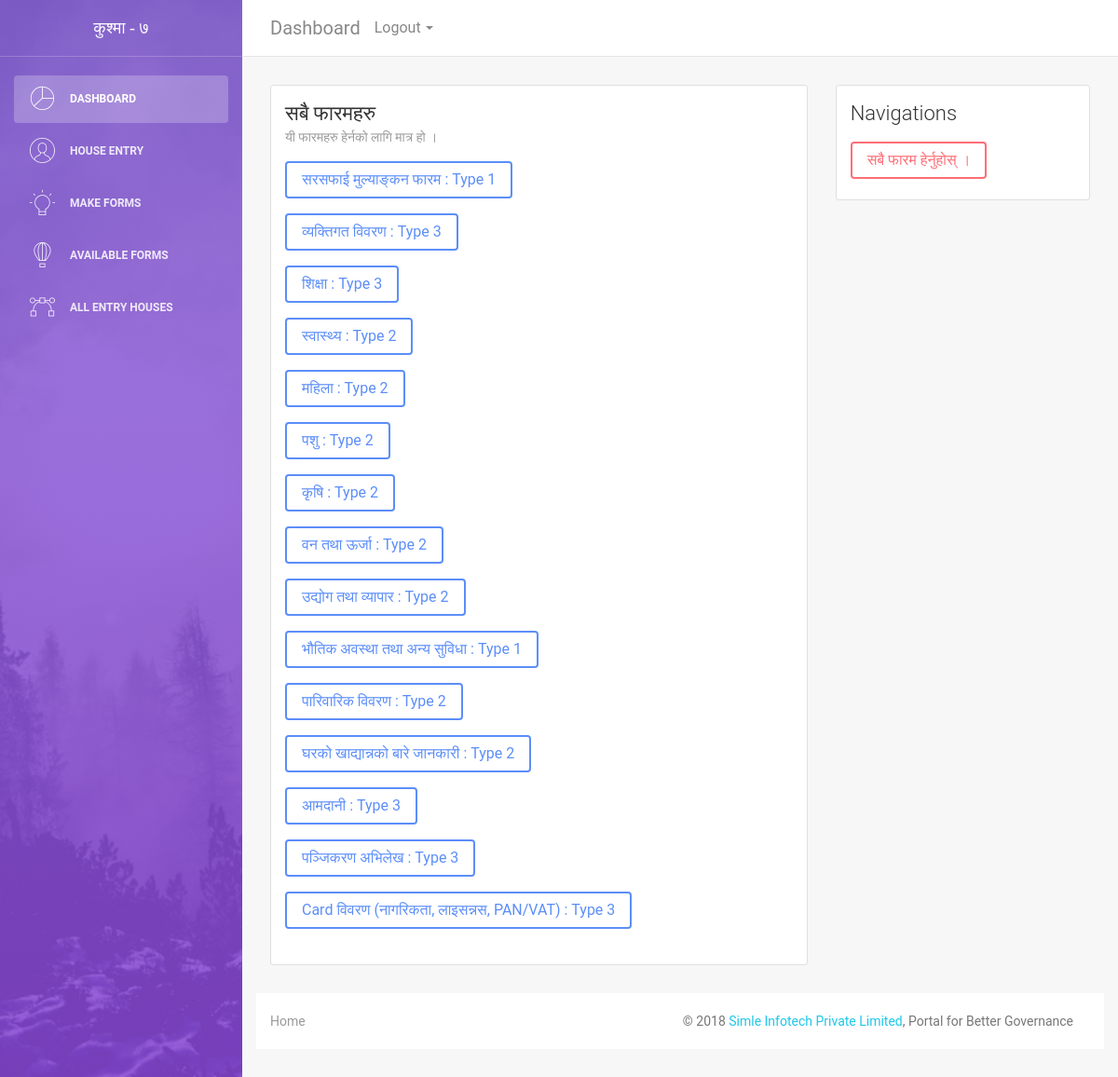
/forms/myform/print_forms (signed in), run on the app's committed database.
### formentry/submodals/formGenerator.py (models this page shows)
class formValue(models.Model):
    formName = models.TextField('Form Name (फारमको नाम)')
    markers = models.IntegerField('Total Markers (प्राप्ताङ्कको जम्मा सङ्ख्या)', default=1)
    formTypeChoices = (
    (1,'House'), (2,'Family'), (3, 'Individual')
    )
    formType = models.IntegerField('Form Target Group',choices=formTypeChoices, default=3)
    jsonText = models.TextField('Json Text')
    def __str__(self):
        return self.formName;

### formentry/formviews.py (the view)
# urls.py: path('myform/print_forms', formviews.print_my_forms, name='print_my_forms'),
def print_my_forms(request):
    allforms = formValue.objects.all()
    formtitle = 'सम्पुर्ण फारमहरु'
    formdescription = 'यस लिस्टमा तपाइँका सबै फारमहरू उपलब्ध छन्'
    return render(request,'base_forms/listprintforms.html',{
        'allforms':allforms, 'member':0, 'mark':0, 'marker':0 ,
        'formtitle':formtitle, 'formdescription':formdescription,
    })

### formentry/templates/base_forms/listprintforms.html (shortened to what this page needs)
{% extends 'entry_forms/user_forms.html' %}
{% load widget_tweaks %}
{% block form-title %}
  <h4 class="card-title">सबै फारमहरु</h4>
  <p class="card-category">यी फारमहरु हेर्नको लागि मात्र हो ।</p>
{% endblock %}
{% block form-body %}
{% for forms in allforms %}
{% with mytype=forms.formType   %}
<p><a href="{% url 'formentry:form_basic' form_id=forms.id member=member mark=mark marker=marker %}" class="btn btn-primary">{{forms}} : Type {{mytype}}</a></p>
{% endwith %}
{% endfor %}
{% endblock %}
{% block form-nav %}
<a class="btn btn-danger" href="{% url 'formentry:print_my_forms' %}">सबै फारम हेर्नुहोस् । </a>
{% endblock %}

### data on the page
formValue: formName "सरसफाई मुल्याङ्कन फारम", formType "1"
formValue: formName "व्यक्तिगत विवरण", formType "3"
formValue: formName "शिक्षा", formType "3"
formValue: formName "स्वास्थ्य", formType "2"
formValue: formName "महिला", formType "2"
formValue: formName "पशु", formType "2"
formValue: formName "कृषि", formType "2"
formValue: formName "वन तथा ऊर्जा", formType "2"
formValue: formName "उद्योग तथा व्यापार", formType "2"
formValue: formName "भौतिक अवस्था तथा अन्य सुविधा", formType "1"
formValue: formName "पारिवारिक विवरण", formType "2"
formValue: formName "घरको खाद्यान्नको बारे जानकारी", formType "2"
formValue: formName "आमदानी", formType "3"
formValue: formName "पञ्जिकरण अभिलेख", formType "3"
formValue: formName "Card विवरण (नागरिकता, लाइसन्नस, PAN/VAT)", formType "3"
